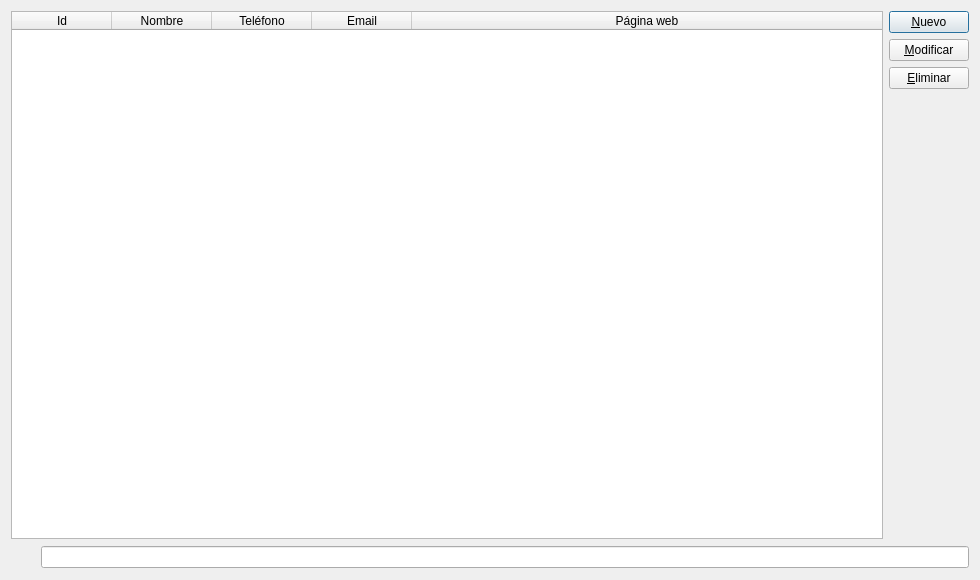
<?xml version="1.0" encoding="UTF-8"?>
<ui version="4.0">
 <class>frmProveedoresList</class>
 <widget class="QDialog" name="frmProveedoresList">
  <property name="geometry">
   <rect>
    <x>0</x>
    <y>0</y>
    <width>980</width>
    <height>580</height>
   </rect>
  </property>
  <property name="windowTitle">
   <string>Listado de proveedores</string>
  </property>
  <property name="windowIcon">
   <iconset resource="../Resources.qrc">
    <normaloff>:/assets/proveedores.png</normaloff>:/assets/proveedores.png</iconset>
  </property>
  <layout class="QGridLayout" name="gridLayout">
   <item row="0" column="1">
    <layout class="QVBoxLayout" name="verticalLayout">
     <item>
      <widget class="QPushButton" name="btnNuevo">
       <property name="text">
        <string>&amp;Nuevo</string>
       </property>
      </widget>
     </item>
     <item>
      <widget class="QPushButton" name="btnModificar">
       <property name="text">
        <string>&amp;Modificar</string>
       </property>
      </widget>
     </item>
     <item>
      <widget class="QPushButton" name="btnEliminar">
       <property name="text">
        <string>&amp;Eliminar</string>
       </property>
      </widget>
     </item>
     <item>
      <spacer name="verticalSpacer">
       <property name="orientation">
        <enum>Qt::Vertical</enum>
       </property>
       <property name="sizeHint" stdset="0">
        <size>
         <width>20</width>
         <height>40</height>
        </size>
       </property>
      </spacer>
     </item>
    </layout>
   </item>
   <item row="1" column="0" colspan="2">
    <layout class="QHBoxLayout" name="horizontalLayout">
     <item>
      <widget class="QLabel" name="label">
       <property name="minimumSize">
        <size>
         <width>24</width>
         <height>24</height>
        </size>
       </property>
       <property name="styleSheet">
        <string notr="true">image: url(:/assets/search.png);</string>
       </property>
       <property name="text">
        <string/>
       </property>
      </widget>
     </item>
     <item>
      <widget class="QLineEdit" name="txtFiltroSearch"/>
     </item>
    </layout>
   </item>
   <item row="0" column="0">
    <widget class="QTableWidget" name="tblProveedores">
     <property name="lineWidth">
      <number>1</number>
     </property>
     <property name="sizeAdjustPolicy">
      <enum>QAbstractScrollArea::AdjustIgnored</enum>
     </property>
     <property name="selectionBehavior">
      <enum>QAbstractItemView::SelectRows</enum>
     </property>
     <property name="verticalScrollMode">
      <enum>QAbstractItemView::ScrollPerPixel</enum>
     </property>
     <property name="horizontalScrollMode">
      <enum>QAbstractItemView::ScrollPerPixel</enum>
     </property>
     <property name="showGrid">
      <bool>true</bool>
     </property>
     <property name="sortingEnabled">
      <bool>false</bool>
     </property>
     <attribute name="horizontalHeaderMinimumSectionSize">
      <number>38</number>
     </attribute>
     <attribute name="horizontalHeaderStretchLastSection">
      <bool>true</bool>
     </attribute>
     <attribute name="verticalHeaderVisible">
      <bool>false</bool>
     </attribute>
     <attribute name="verticalHeaderMinimumSectionSize">
      <number>21</number>
     </attribute>
     <attribute name="verticalHeaderDefaultSectionSize">
      <number>30</number>
     </attribute>
     <column>
      <property name="text">
       <string>Id</string>
      </property>
     </column>
     <column>
      <property name="text">
       <string>Nombre</string>
      </property>
     </column>
     <column>
      <property name="text">
       <string>Teléfono</string>
      </property>
     </column>
     <column>
      <property name="text">
       <string>Email</string>
      </property>
     </column>
     <column>
      <property name="text">
       <string>Página web</string>
      </property>
     </column>
    </widget>
   </item>
  </layout>
 </widget>
 <resources>
  <include location="../Resources.qrc"/>
 </resources>
 <connections>
  <connection>
   <sender>txtFiltroSearch</sender>
   <signal>textChanged(QString)</signal>
   <receiver>frmProveedoresList</receiver>
   <slot>SearchChanged()</slot>
   <hints>
    <hint type="sourcelabel">
     <x>504</x>
     <y>557</y>
    </hint>
    <hint type="destinationlabel">
     <x>489</x>
     <y>289</y>
    </hint>
   </hints>
  </connection>
  <connection>
   <sender>tblProveedores</sender>
   <signal>cellDoubleClicked(int,int)</signal>
   <receiver>frmProveedoresList</receiver>
   <slot>ModificarProveedor()</slot>
   <hints>
    <hint type="sourcelabel">
     <x>445</x>
     <y>273</y>
    </hint>
    <hint type="destinationlabel">
     <x>489</x>
     <y>289</y>
    </hint>
   </hints>
  </connection>
  <connection>
   <sender>frmProveedoresList</sender>
   <signal>rejected()</signal>
   <receiver>frmProveedoresList</receiver>
   <slot>closeParent()</slot>
   <hints>
    <hint type="sourcelabel">
     <x>489</x>
     <y>289</y>
    </hint>
    <hint type="destinationlabel">
     <x>489</x>
     <y>289</y>
    </hint>
   </hints>
  </connection>
  <connection>
   <sender>btnNuevo</sender>
   <signal>clicked()</signal>
   <receiver>frmProveedoresList</receiver>
   <slot>NuevoProveedor()</slot>
   <hints>
    <hint type="sourcelabel">
     <x>929</x>
     <y>22</y>
    </hint>
    <hint type="destinationlabel">
     <x>489</x>
     <y>289</y>
    </hint>
   </hints>
  </connection>
  <connection>
   <sender>btnModificar</sender>
   <signal>clicked()</signal>
   <receiver>frmProveedoresList</receiver>
   <slot>ModificarProveedor()</slot>
   <hints>
    <hint type="sourcelabel">
     <x>929</x>
     <y>53</y>
    </hint>
    <hint type="destinationlabel">
     <x>489</x>
     <y>289</y>
    </hint>
   </hints>
  </connection>
  <connection>
   <sender>btnEliminar</sender>
   <signal>clicked()</signal>
   <receiver>frmProveedoresList</receiver>
   <slot>DeleteProveedores()</slot>
   <hints>
    <hint type="sourcelabel">
     <x>929</x>
     <y>84</y>
    </hint>
    <hint type="destinationlabel">
     <x>489</x>
     <y>289</y>
    </hint>
   </hints>
  </connection>
 </connections>
 <slots>
  <slot>SearchChanged()</slot>
  <slot>ModificarProveedor()</slot>
  <slot>closeParent()</slot>
  <slot>NuevoProveedor()</slot>
  <slot>DeleteProveedores()</slot>
 </slots>
</ui>
